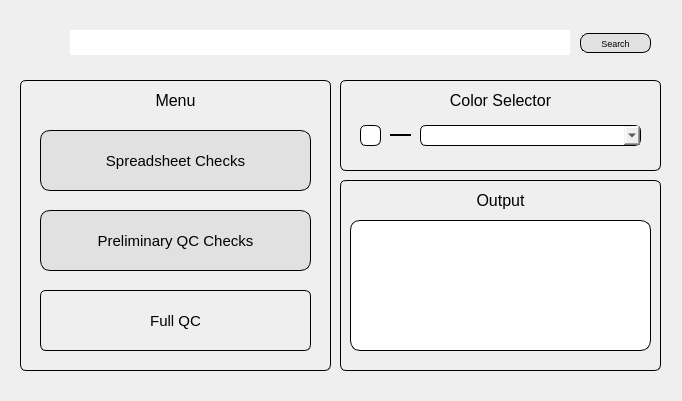
<?xml version="1.0" encoding="UTF-8"?>
<ui version="4.0">
 <class>MainWindow</class>
 <widget class="QMainWindow" name="MainWindow">
  <property name="geometry">
   <rect>
    <x>0</x>
    <y>0</y>
    <width>682</width>
    <height>401</height>
   </rect>
  </property>
  <property name="windowTitle">
   <string>MainWindow</string>
  </property>
  <widget class="QWidget" name="centralwidget">
   <widget class="QFrame" name="menuFrame">
    <property name="geometry">
     <rect>
      <x>20</x>
      <y>80</y>
      <width>311</width>
      <height>291</height>
     </rect>
    </property>
    <property name="styleSheet">
     <string notr="true">border: 1px solid black;
border-radius: 6px;</string>
    </property>
    <property name="frameShape">
     <enum>QFrame::StyledPanel</enum>
    </property>
    <property name="frameShadow">
     <enum>QFrame::Sunken</enum>
    </property>
    <property name="lineWidth">
     <number>2</number>
    </property>
    <widget class="QPushButton" name="SpreadsheetChecks">
     <property name="geometry">
      <rect>
       <x>20</x>
       <y>50</y>
       <width>271</width>
       <height>61</height>
      </rect>
     </property>
     <property name="font">
      <font>
       <family>Arial</family>
       <pointsize>11</pointsize>
      </font>
     </property>
     <property name="toolTip">
      <string>&lt;html&gt;&lt;head/&gt;&lt;body&gt;&lt;p&gt;Click here to double check spreadsheet entries&lt;/p&gt;&lt;/body&gt;&lt;/html&gt;</string>
     </property>
     <property name="statusTip">
      <string extracomment="Use this to double check the spreadsheet"/>
     </property>
     <property name="autoFillBackground">
      <bool>false</bool>
     </property>
     <property name="styleSheet">
      <string notr="true">background-color: rgb(225, 225, 225);
border-style: outset;
border-radius: 10px;
border-color: rgb(0, 0, 0);
padding: 4px;</string>
     </property>
     <property name="text">
      <string>Spreadsheet Checks</string>
     </property>
    </widget>
    <widget class="QPushButton" name="PrelimQC">
     <property name="geometry">
      <rect>
       <x>20</x>
       <y>130</y>
       <width>271</width>
       <height>61</height>
      </rect>
     </property>
     <property name="font">
      <font>
       <family>Arial</family>
       <pointsize>11</pointsize>
      </font>
     </property>
     <property name="toolTip">
      <string>&lt;html&gt;&lt;head/&gt;&lt;body&gt;&lt;p&gt;Click here to check for missing files and incorrect page numbers&lt;/p&gt;&lt;/body&gt;&lt;/html&gt;</string>
     </property>
     <property name="statusTip">
      <string/>
     </property>
     <property name="whatsThis">
      <string/>
     </property>
     <property name="autoFillBackground">
      <bool>false</bool>
     </property>
     <property name="styleSheet">
      <string notr="true">background-color: rgb(225, 225, 225);
border-style: outset;
border-radius: 10px;
border-color: rgb(0, 0, 0);
padding: 4px;</string>
     </property>
     <property name="text">
      <string>Preliminary QC Checks</string>
     </property>
    </widget>
    <widget class="QPushButton" name="FullQC">
     <property name="geometry">
      <rect>
       <x>20</x>
       <y>210</y>
       <width>271</width>
       <height>61</height>
      </rect>
     </property>
     <property name="font">
      <font>
       <family>Arial</family>
       <pointsize>11</pointsize>
      </font>
     </property>
     <property name="mouseTracking">
      <bool>false</bool>
     </property>
     <property name="toolTip">
      <string>&lt;html&gt;&lt;head/&gt;&lt;body&gt;&lt;p&gt;Click here to perform full QC on the remaining files&lt;/p&gt;&lt;/body&gt;&lt;/html&gt;</string>
     </property>
     <property name="statusTip">
      <string extracomment="Use this to quality control the remaining files"/>
     </property>
     <property name="autoFillBackground">
      <bool>false</bool>
     </property>
     <property name="styleSheet">
      <string notr="true">background-color: rgb(225, 225, 225);
border-style: outset;
border-radius: 10px;
border-color: rgb(0, 0, 0);
padding: 4px;
hover{background:rgb(248, 248, 248)};</string>
     </property>
     <property name="text">
      <string>Full QC</string>
     </property>
    </widget>
    <widget class="QLabel" name="menuHeader">
     <property name="geometry">
      <rect>
       <x>10</x>
       <y>10</y>
       <width>291</width>
       <height>20</height>
      </rect>
     </property>
     <property name="font">
      <font>
       <family>Arial</family>
       <pointsize>12</pointsize>
      </font>
     </property>
     <property name="styleSheet">
      <string notr="true">border: 0px solid black;</string>
     </property>
     <property name="frameShape">
      <enum>QFrame::StyledPanel</enum>
     </property>
     <property name="frameShadow">
      <enum>QFrame::Raised</enum>
     </property>
     <property name="lineWidth">
      <number>0</number>
     </property>
     <property name="text">
      <string>Menu</string>
     </property>
     <property name="alignment">
      <set>Qt::AlignCenter</set>
     </property>
    </widget>
   </widget>
   <widget class="QFrame" name="outputFrame">
    <property name="geometry">
     <rect>
      <x>340</x>
      <y>180</y>
      <width>321</width>
      <height>191</height>
     </rect>
    </property>
    <property name="styleSheet">
     <string notr="true">border: 1px solid black;
border-radius: 6px;</string>
    </property>
    <property name="frameShape">
     <enum>QFrame::StyledPanel</enum>
    </property>
    <property name="frameShadow">
     <enum>QFrame::Sunken</enum>
    </property>
    <property name="lineWidth">
     <number>2</number>
    </property>
    <widget class="QLabel" name="outputHeader">
     <property name="geometry">
      <rect>
       <x>10</x>
       <y>10</y>
       <width>301</width>
       <height>20</height>
      </rect>
     </property>
     <property name="font">
      <font>
       <family>Arial</family>
       <pointsize>12</pointsize>
      </font>
     </property>
     <property name="styleSheet">
      <string notr="true">border: 0px solid black;</string>
     </property>
     <property name="text">
      <string>Output</string>
     </property>
     <property name="alignment">
      <set>Qt::AlignCenter</set>
     </property>
    </widget>
    <widget class="QTextBrowser" name="outputBox">
     <property name="geometry">
      <rect>
       <x>10</x>
       <y>40</y>
       <width>301</width>
       <height>131</height>
      </rect>
     </property>
     <property name="font">
      <font>
       <family>Arial</family>
       <pointsize>7</pointsize>
      </font>
     </property>
     <property name="styleSheet">
      <string notr="true">background-color:rgb(255, 255, 255);
border-style: outset;
border-radius: 10px;
border-color: rgb(0, 0, 0);
padding: 4px;</string>
     </property>
     <property name="html">
      <string>&lt;!DOCTYPE HTML PUBLIC &quot;-//W3C//DTD HTML 4.0//EN&quot; &quot;http://www.w3.org/TR/REC-html40/strict.dtd&quot;&gt;
&lt;html&gt;&lt;head&gt;&lt;meta name=&quot;qrichtext&quot; content=&quot;1&quot; /&gt;&lt;style type=&quot;text/css&quot;&gt;
p, li { white-space: pre-wrap; }
&lt;/style&gt;&lt;/head&gt;&lt;body style=&quot; font-family:'Arial'; font-size:7pt; font-weight:400; font-style:normal;&quot;&gt;
&lt;p style=&quot;-qt-paragraph-type:empty; margin-top:0px; margin-bottom:0px; margin-left:0px; margin-right:0px; -qt-block-indent:0; text-indent:0px;&quot;&gt;&lt;br /&gt;&lt;/p&gt;&lt;/body&gt;&lt;/html&gt;</string>
     </property>
    </widget>
   </widget>
   <widget class="QFrame" name="colorFrame">
    <property name="geometry">
     <rect>
      <x>340</x>
      <y>80</y>
      <width>321</width>
      <height>91</height>
     </rect>
    </property>
    <property name="styleSheet">
     <string notr="true">border: 1px solid black;
border-radius: 6px;</string>
    </property>
    <property name="frameShape">
     <enum>QFrame::StyledPanel</enum>
    </property>
    <property name="frameShadow">
     <enum>QFrame::Sunken</enum>
    </property>
    <property name="lineWidth">
     <number>2</number>
    </property>
    <widget class="QLabel" name="colorSelectorHeader">
     <property name="geometry">
      <rect>
       <x>10</x>
       <y>10</y>
       <width>301</width>
       <height>20</height>
      </rect>
     </property>
     <property name="font">
      <font>
       <family>Arial</family>
       <pointsize>12</pointsize>
      </font>
     </property>
     <property name="styleSheet">
      <string notr="true">border: 0px solid black;</string>
     </property>
     <property name="text">
      <string>Color Selector</string>
     </property>
     <property name="alignment">
      <set>Qt::AlignCenter</set>
     </property>
    </widget>
    <widget class="QPushButton" name="colorDisplay">
     <property name="geometry">
      <rect>
       <x>20</x>
       <y>45</y>
       <width>21</width>
       <height>21</height>
      </rect>
     </property>
     <property name="toolTip">
      <string>&lt;html&gt;&lt;head/&gt;&lt;body&gt;&lt;p&gt;Click here to select a new color for this error&lt;/p&gt;&lt;/body&gt;&lt;/html&gt;</string>
     </property>
     <property name="styleSheet">
      <string notr="true">background-color: rgb(255, 255, 255)</string>
     </property>
     <property name="text">
      <string/>
     </property>
    </widget>
    <widget class="QComboBox" name="errorSelector">
     <property name="geometry">
      <rect>
       <x>80</x>
       <y>45</y>
       <width>221</width>
       <height>21</height>
      </rect>
     </property>
    </widget>
    <widget class="Line" name="selectionLine">
     <property name="geometry">
      <rect>
       <x>50</x>
       <y>54</y>
       <width>21</width>
       <height>2</height>
      </rect>
     </property>
     <property name="orientation">
      <enum>Qt::Horizontal</enum>
     </property>
    </widget>
   </widget>
   <widget class="QTextEdit" name="fileInput">
    <property name="geometry">
     <rect>
      <x>70</x>
      <y>30</y>
      <width>500</width>
      <height>25</height>
     </rect>
    </property>
    <property name="font">
     <font>
      <family>Arial</family>
      <pointsize>7</pointsize>
     </font>
    </property>
    <property name="styleSheet">
     <string notr="true">background-color:rgb(255, 255, 255);
border-style: outset;
border-radius: 1px;</string>
    </property>
    <property name="frameShape">
     <enum>QFrame::StyledPanel</enum>
    </property>
    <property name="frameShadow">
     <enum>QFrame::Sunken</enum>
    </property>
   </widget>
   <widget class="QPushButton" name="Search">
    <property name="geometry">
     <rect>
      <x>580</x>
      <y>33</y>
      <width>71</width>
      <height>20</height>
     </rect>
    </property>
    <property name="font">
     <font>
      <family>Arial</family>
      <pointsize>7</pointsize>
     </font>
    </property>
    <property name="styleSheet">
     <string notr="true">background-color: rgb(225, 225, 225);
border-style: outset;
border-radius: 8px;
border-width: 1px;
border-color: rgb(0, 0, 0);
padding: 1px;</string>
    </property>
    <property name="text">
     <string>Search</string>
    </property>
   </widget>
  </widget>
 </widget>
 <resources/>
 <connections/>
</ui>
